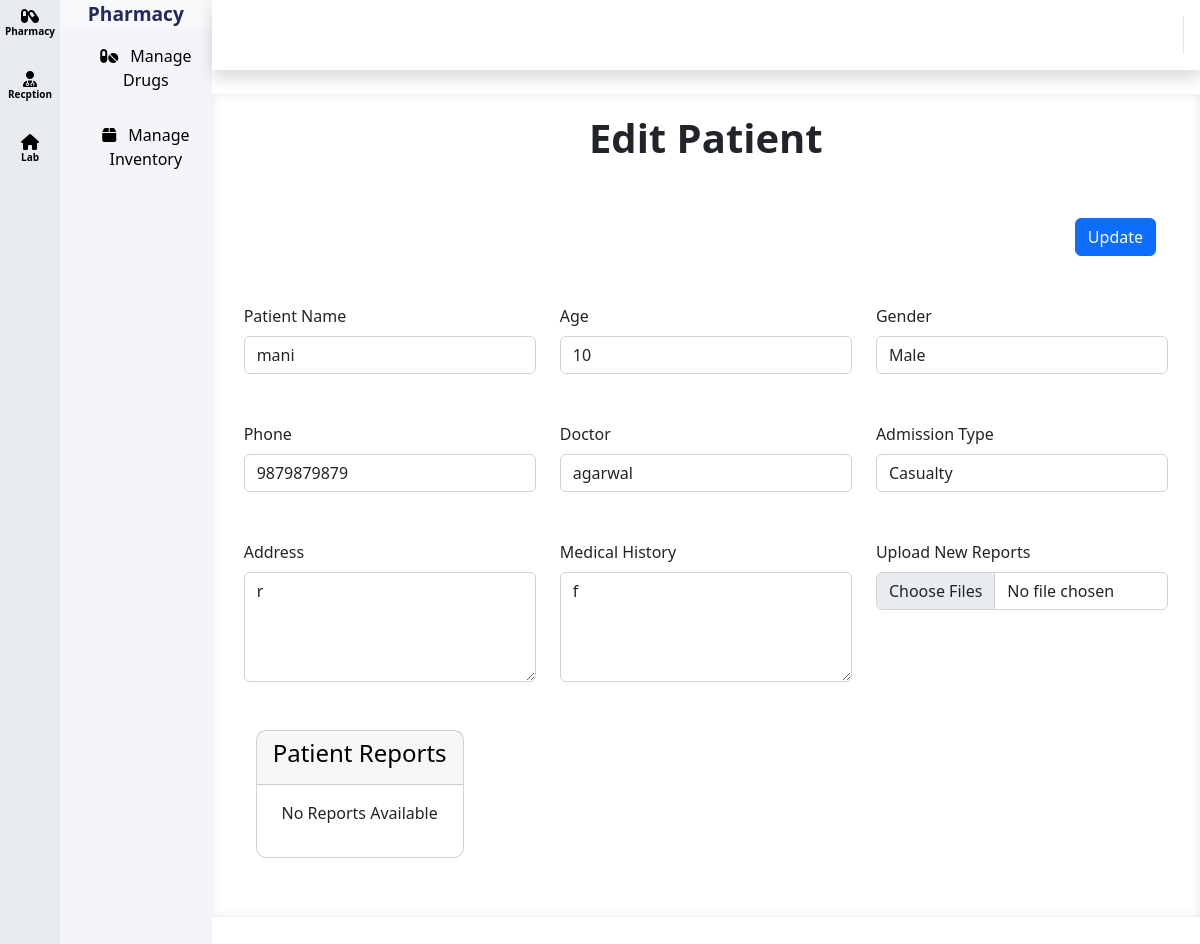
The app's page /modules/patients/views/edit_patient.php?id=OP250121000001 with its own data.
### tables this page shows
CREATE TABLE `patients_opd` (
  `id` varchar(20) NOT NULL,
  `name` varchar(255) NOT NULL,
  `age` int(11) NOT NULL,
  `gender` enum('Male','Female','Other') NOT NULL,
  `guardian_name` varchar(255) NOT NULL,
  `contact` varchar(15) NOT NULL,
  `whatsapp_number` varchar(15) NOT NULL,
  `address` text NOT NULL,
  `problem` varchar(255) NOT NULL,
  `doctor` varchar(255) NOT NULL,
  `referred_by` varchar(255) NOT NULL,
  `remarks` text NOT NULL,
  `admission_type` enum('Casualty','OPD') NOT NULL,
  `medical_history` text NOT NULL,
  `fee` decimal(10,2) NOT NULL,
  `discount` decimal(10,2) NOT NULL,
  `final_fee` decimal(10,2) GENERATED ALWAYS AS (`fee` - `fee` * `discount` / 100) STORED,
  `reports` varchar(255) NOT NULL,
  `created_at` timestamp NOT NULL DEFAULT current_timestamp(),
  `updated_at` datetime DEFAULT current_timestamp() ON UPDATE current_timestamp()
);

### modules/patients/views/edit_patient.php (the view, shortened to what this page needs)
<div id="wrapper">
    <?php
    include '../../../includes/sidebar.php';
    include "../../../includes/header.php";
    include "../../../config/db.php";
    if (isset($_GET['id'])) {
        $patient_id = $_GET['id'];
        if (preg_match('/^[A-Z]{2}\d{6}\d{6}$/', $patient_id)) {
            try {
                $stmt = $pdo->prepare("SELECT * FROM patients_opd WHERE id = :id");
                $stmt->execute([':id' => $patient_id]);
                $patient = $stmt->fetch(PDO::FETCH_ASSOC);
            } catch (PDOException $e) {
                echo "<div class='alert alert-danger text-center'>Error: " . htmlspecialchars($e->getMessage()) . "</div>";
            }
        } else {
            echo "<div class='alert alert-danger text-center'>Invalid patient ID format!</div>";
        }
    } else {
        echo "<div class='alert alert-danger text-center'>Patient ID is missing!</div>";
        exit;
    }
    ?>
    <div id="content-wrapper" class="d-flex flex-column bg-white">
        <div id="content">
            <h1 class="text-center"><strong>Edit Patient</strong></h1>
            <div class="container">
                <form method="post" enctype="multipart/form-data">
                    <div class="form-group">
                        <div class="col-12 mt-5 d-flex flex-row justify-content-end">
                            <button type="submit" class="btn btn-primary">Update</button>
                        </div>
                        <div class="row">
                            <div class="col-md-4 mt-5">
                                <label class="control-label mb-2">Patient Name</label>
                                <input type="text" class="form-control" name="name" value="<?= htmlspecialchars($patient['name']) ?>" required>
                            </div>
                            <div class="col-md-4 mt-5">
                                <label class="control-label mb-2">Age</label>
                                <input type="number" class="form-control" name="age" value="<?= htmlspecialchars($patient['age']) ?>" required>
                            </div>
                            <div class="col-md-4 mt-5">
                                <label class="control-label mb-2">Gender</label>
                                <select name="gender" class="form-control" required>
                                    <option value="Male" <?= $patient['gender'] === 'Male' ? 'selected' : '' ?>>Male</option>
                                </select>
                            </div>
                            <div class="col-md-4 mt-5">
                                <label class="control-label mb-2">Phone</label>
                                <input type="tel" class="form-control" name="contact" value="<?= htmlspecialchars($patient['contact']) ?>" required>
                            </div>
                            <div class="col-md-4 mt-5">
                                <label class="control-label mb-2">Doctor</label>
                                <input type="text" class="form-control" name="doctor" value="<?= htmlspecialchars($patient['doctor']) ?>" required>
                            </div>
                            <div class="col-md-4 mt-5">
                                <label class="control-label mb-2">Admission Type</label>
                                <select name="admission_type" class="form-control" required>
                                    <option value="Casualty" <?= $patient['admission_type'] === 'Casualty' ? 'selected' : '' ?>>Casualty</option>
                                </select>
                            </div>
                            <div class="col-md-4 mt-5">
                                <label class="control-label mb-2">Address</label>
                                <textarea class="form-control" name="address" rows="4" required><?= htmlspecialchars($patient['address']) ?></textarea>
                            </div>
                            <div class="col-md-4 mt-5">
                                <label class="control-label mb-2">Medical History</label>
                                <textarea class="form-control" name="medical_history" rows="4" required><?= htmlspecialchars($patient['medical_history']) ?></textarea>
                            </div>
                            <div class="col-md-4 mt-5">
                                <label class="control-label mb-2">Upload New Reports</label>
                                <input type="file" name="reports[]" class="form-control" multiple>
                            </div>
                        </div>
                        <div class="container my-5">
                            <div class="card" style="border-radius: 10px;">
                                <div class="card-header text-black text-center">
                                    <h4>Patient Reports</h4>
                                </div>
                                <div class="card-body">
                                    <?php
                                    if (!empty($patient['reports'])) {
                                        $reports = explode(',', $patient['reports']);
                                        echo "<div class='row'>";
                                        foreach ($reports as $report) {
                                            $fileName = basename($report);
                                            $fileExt = pathinfo($report, PATHINFO_EXTENSION);
                                            echo "<div class='col-md-3 my-5 text-center'>";
                                            if ($fileExt === 'pdf') {
                                                echo "<h5>$fileName</h5>";
                                                echo "<embed src='" . htmlspecialchars($report) . "' width='100%' height='400px' type='application/pdf'>";
                                            }
                                            elseif (in_array($fileExt, ['jpg', 'jpeg', 'png', 'gif'])) {
                                                echo "<h5>$fileName</h5>";
                                                echo "<img src='" . htmlspecialchars($report) . "' alt='$fileName' width='100%' style='max-height: 400px;'>";
                                            }
                                            elseif ($fileExt === 'txt') {
                                                echo "<h5>$fileName</h5>";
                                                $fileContent = file_get_contents($report);
                                                echo "<pre>$fileContent</pre>";
                                            }
                                            echo "<a href='edit_patient.php?id={$patient_id}&delete_report=" . urlencode($report) . "' class='btn btn-danger btn-sm mt-3'>Delete</a>";
                                            echo "</div>";
                                        }
                                        echo "</div>";
                                    } else {
                                        echo "<p class='text-center'>No Reports Available</p>";
                                    }
                                    ?>
                                </div>
                            </div>
                        </div>
                    </div>
                </form>
            </div>
        </div>
    </div>
</div>

### assets/css/style.css (style rules this page uses)
.card-header { background-color: #F4F5F9; }
#wrapper { height: 100vh !important; }
#content-wrapper { flex: 1 !important; overflow-y: auto !important; height: 85vh !important; padding: 20px !important; box-shadow: inset 0px 0px 10px rgba(0, 0, 0, 0.1) !important; }

### records on screen
patients_opd: name "mani", age "10", gender "Male", contact "9879879879", doctor "agarwal", admission_type "Casualty", address "r", medical_history "f"
